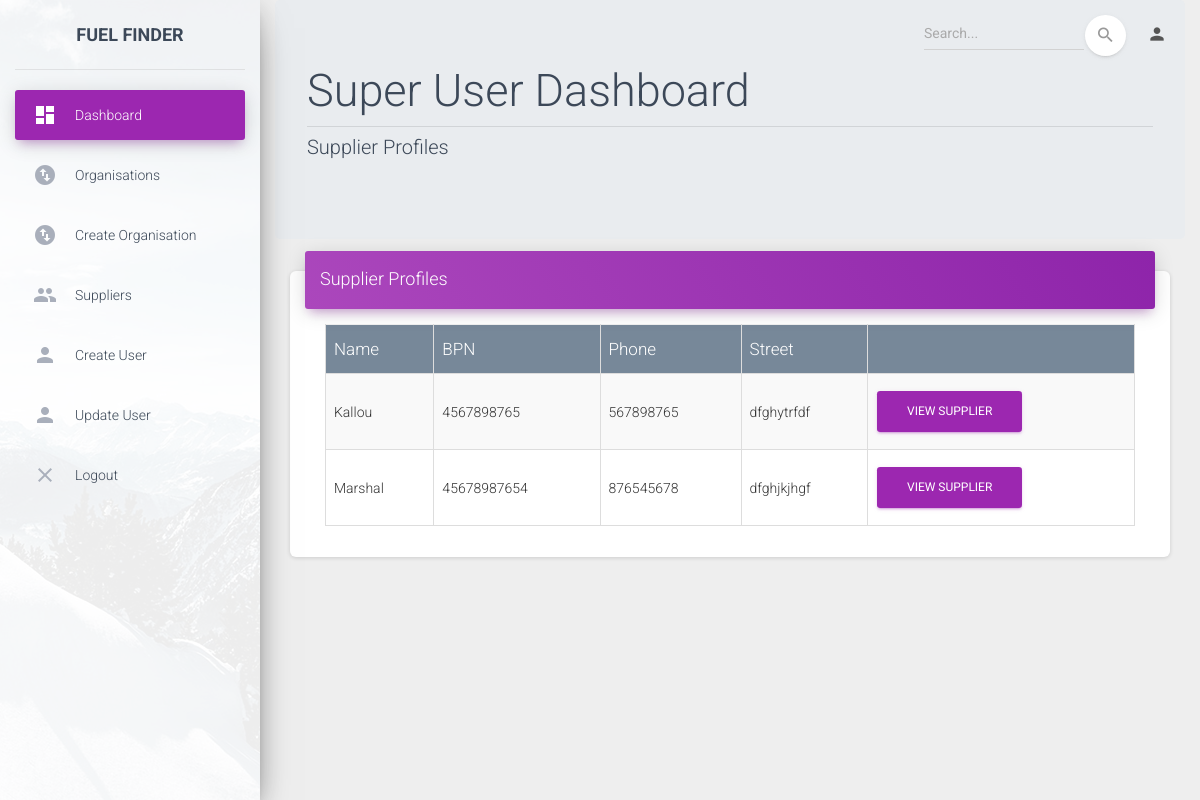
/users/suppliers/, run on an earlier commit of the app's database.
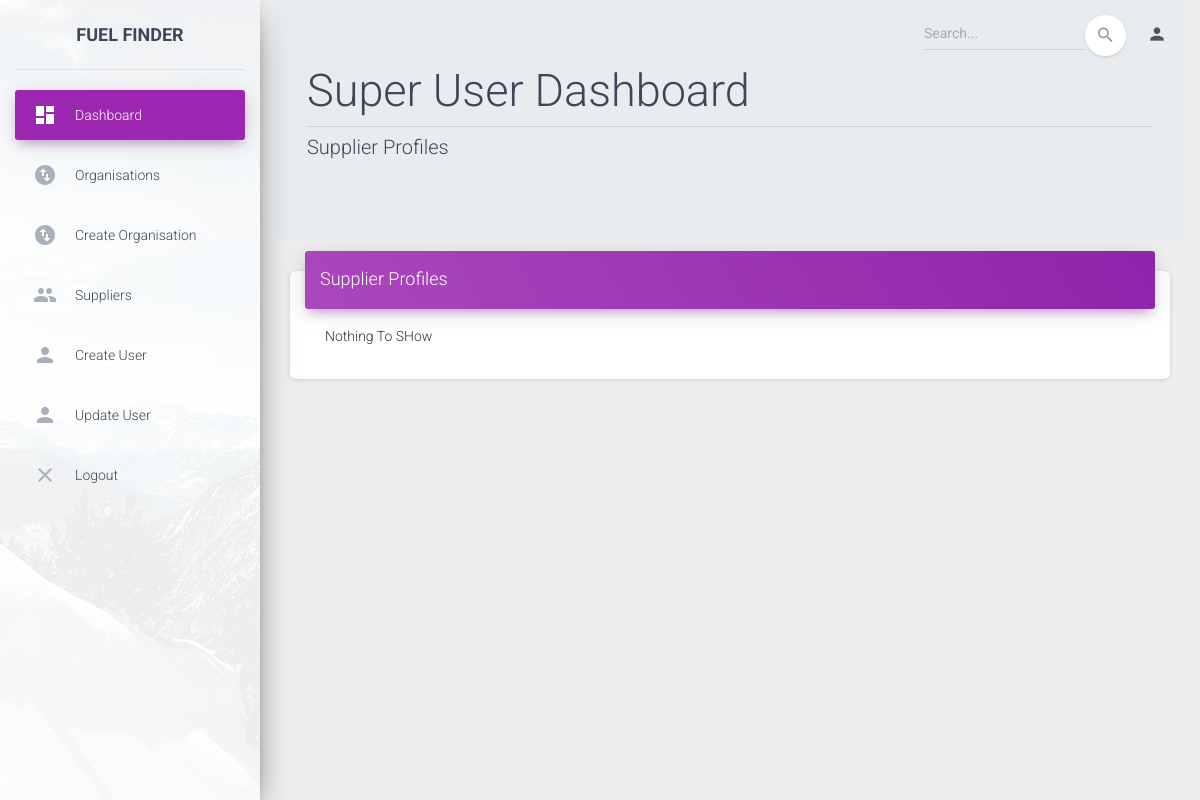
And on a later commit of the database.
### supplier/models.py (models this page shows, shortened)
class SupplierProfile(models.Model):
    name = models.OneToOneField(User, on_delete=models.CASCADE, related_name='profile')
    bpn = models.CharField(max_length=20)
    picture = models.ImageField(default='default.png', upload_to='profiles')
    phone = models.CharField(max_length=20, help_text='eg 263775580596')
    street = models.CharField(max_length=255)
    city = models.CharField(max_length=255)
    province = models.CharField(max_length=255)
    date = models.DateField(auto_now_add=True)
    time = models.TimeField(auto_now_add=True)
    class Meta:
        ordering = ['name']

### users/views.py (the view)
# urls.py: path('suppliers/', views.suppliers_list, name="suppliers_list"),
def suppliers_list(request):
    suppliers = SupplierProfile.objects.all()
    return render(request, 'users/suppliers_list.html', {'suppliers': suppliers})

### users/templates/users/suppliers_list.html
{% extends "users/base.html" %}
{% block body %}
<div class="jumbotron">
    <h1 class="display-3">Super User Dashboard</h1>
    <hr class="my-2">
    <p class="lead">
        Supplier Profiles
    </p>
</div>
<div class="col-md-12">
    <div class="card" style="background-color:white">
        <div class="card-header card-header-primary">
        <h4 class="card-title ">Supplier Profiles</h4>
        </div>
    <div class="card-body">
        <div class="container-fluid">
            {% if suppliers %}
            <table id="example" class="table table-striped table-bordered" style="width:100%">
                <thead style="color:white; background:lightslategray">
                    <th style="color:white;">
                        Name
                       </th>
                       <th style="color:white;">
                         BPN
                       </th>
                       <th style="color:white;">
                          Phone
                         </th>
                         <th style="color:white;">
                           Street
                          </th>
                          <th style="color:white;"></th>
                   <tbody>
                       {% for supplier in suppliers %}
                       <tr>
                           <td>{{supplier.name}}</td>
                           <td>{{supplier.bpn}}</td>
                           <td>{{supplier.phone}}</td>
                           <td>{{supplier.street}}</td>
                        <td><a href="{% url 'users:supplier_user_create' supplier.id %}" class="btn btn-primary">view Supplier</a></td>
                    </tr>
                    {% endfor %}
                </tbody>
                </table>
            {% else %}
            <p>Nothing To SHow</p>
            {% endif %}
        </div>
    </div>
    </div>
</div>
{% endblock %}

### users/templates/users/base.html (shortened to what this page needs)
 {% load static %}
 <!DOCTYPE html>
 <html lang="en">
 <head>
   <link rel="stylesheet" href="https://maxcdn.bootstrapcdn.com/font-awesome/latest/css/font-awesome.min.css">
   <link href="{% static 'finder/assets/css/material-dashboard.css' %}" rel="stylesheet" />
   <link href="{% static 'finder/assets/demo/demo.css' %}" rel="stylesheet" />
   <link href="{% static 'finder/assets/css/datatables.css' %}" rel="stylesheet" />
   <link href="{% static 'finder/assets/css/datatables.min.css' %}" rel="stylesheet" />
 </head>
 <body class="">
   <div class="wrapper ">
     <div class="sidebar" data-color="purple" data-background-color="white" data-image="{% static 'finder/assets/img/sidebar-1.jpg' %}">
       <div class="logo">
         <a href="http://www.creative-tim.com" class="simple-text logo-normal">
           <strong>Fuel Finder</strong>
         </a>
       </div>
       <div class="sidebar-wrapper">
         <ul class="nav">
           <li class="nav-item active  ">
             <a class="nav-link" href="./finder/dashboard.html">
               <i class="material-icons">dashboard</i>
               <p>Dashboard</p>
             </a>
           </li>
           <li class="nav-item ">
             <a class="nav-link" href="./orgss">
               <i class="material-icons">swap_vertical_circle</i>
               <p>Organisations</p>
             </a>
           </li>
           <li class="nav-item ">
             <a class="nav-link" href="./add_org.html">
               <i class="material-icons">swap_vertical_circle</i>
               <p>Create Organisation</p>
             </a>
           </li>
           <li class="nav-item">
             <a class="nav-link" href="./buyers_list.html">
               <i class="material-icons">people</i>
               <p>Suppliers</p>
             </a>
           </li>
           <li class="nav-item ">
             <a class="nav-link" href="./add_user.html">
               <i class="material-icons">person</i>
               <p>Create User</p>
             </a>
           </li>
           <li class="nav-item ">
             <a class="nav-link" href="./update_user.html">
               <i class="material-icons">person</i>
               <p>Update User</p>
             </a>
           </li>
           <li class="nav-item">
             <a class="nav-link" href="#">
               <i class="material-icons">close</i>
               <p>Logout</p>
             </a>
           </li>
         </ul>
       </div>
     </div>
     <div class="main-panel">
       <nav class="navbar navbar-expand-lg navbar-transparent navbar-absolute fixed-top ">
         <div class="container-fluid">
           <div class="navbar-wrapper">
           </div>
           <div class="collapse navbar-collapse justify-content-end">
             <form class="navbar-form">
               <div class="input-group no-border">
                 <input type="text" value="" class="form-control" placeholder="Search...">
                 <button type="submit" class="btn btn-white btn-round btn-just-icon">
                   <i class="material-icons">search</i>
                   <div class="ripple-container"></div>
                 </button>
               </div>
             </form>
             <ul class="navbar-nav">
               <li class="nav-item dropdown">
                 <a class="nav-link" href="#pablo" id="navbarDropdownProfile" data-toggle="dropdown" aria-haspopup="true" aria-expanded="false">
                   <i class="material-icons">person</i>
                 </a>
               </li>
             </ul>
           </div>
         </div>
       </nav>
       <div class="">
         <div class="container-fluid">
           {% block body %} {% endblock %}
         </div>
       </div>
     </div>
   </div>
 </body>
 </html>

What changed in the data, as far as the page shows it:
removed SupplierProfile: name "Kallou", bpn "4567898765", phone "567898765", street "dfghytrfdf"
removed SupplierProfile: name "Marshal", bpn "45678987654", phone "876545678", street "dfghjkjhgf"
Also different on the page:
text no longer shown: "Name BPN Phone Street"
text now shown: "Nothing To SHow"
